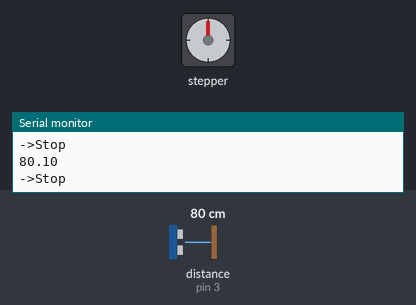
Bench run of a sketch on a simulated Arduino Uno, built with avr-gcc and run on an emulated ATmega328P. Parts: stepper motor, the last lines printed to the serial monitor. Wiring (inferred from the names in the program): ultrasonic range finder: trigger pin 2; echo pin 3. Inputs (shaded band) come from the test bench; at power-on: distance to the obstacle (sensor on pin 3) 80 cm. The echo pulse lasts 58.3 µs per cm; stepper angles assume 2048 steps per turn.

Above: at 1.3 s.
1.4 s: distance to the obstacle (sensor on pin 3) set to 33 cm
2.9 s: distance to the obstacle (sensor on pin 3) set to 27 cm
At 4.4 s:
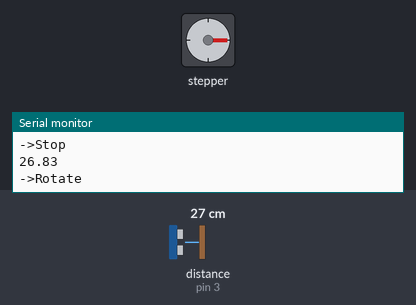
At 5.9 s:
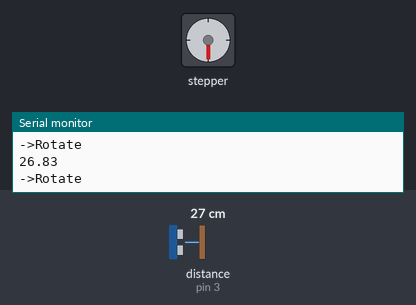
Timing chart, 0 to 14.9 s (numbered marks = the images above; inputs shaded):
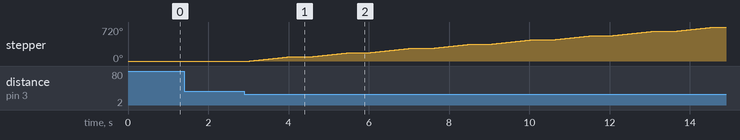

Measured:
- the behaviour switches between 31 and 30 cm on distance to the obstacle (sensor on pin 3) (found by bisection; images 0 and 1)
- after the input at 2.9 s, stepper: turns 90° clockwise in 1.0 s, repeating every 1.5 s

The sketch:

step_input_ultrasonic_sample.ino
```cpp
#define TRIG_PIN 2 // set digital pin ID
#define ECHO_PIN 3
#include <Stepper.h>
#define MOTOR_PIN1 5
#define MOTOR_PIN2 6
#define MOTOR_PIN3 7
#define MOTOR_PIN4 8
#define STEPS_PER_ROTATE_28BYJ48 2048 // 1回転に必要なステップ数. 360[deg] / 5.625[deg/step] / 2(相励磁) *64(gear比)
const float time_gain = 1.0/58; // gain for duration [us] to distance [cm]
float read_sensor(){
// trigger
digitalWrite(TRIG_PIN, HIGH);
delayMicroseconds(10); // 10 usec
digitalWrite(TRIG_PIN, LOW);
// measure the duration when echo is high
return time_gain*pulseIn(ECHO_PIN,HIGH);
}
const int StepsPerRotate = STEPS_PER_ROTATE_28BYJ48;
int rpm = 15; // 毎分の回転数(rpm) 1-15rpmでないと動かない
int Steps = 512; // モータに与えるステップ数(90度回転) 360deg : 90deg = 2048 : 512
// ライブラリとモータ配線の整合性を取り, C1, C2を入れ替える
Stepper myStepper(StepsPerRotate, MOTOR_PIN1, MOTOR_PIN3, MOTOR_PIN2, MOTOR_PIN4);
void setup() {
Serial.begin(9600); // シリアル通信の初期化
// ultrasonic sensor
pinMode(TRIG_PIN, OUTPUT);
pinMode(ECHO_PIN, INPUT);
myStepper.setSpeed(rpm); // rpmを設定
}
float distance;
void loop() {
// ステッピングモータを回転
distance = read_sensor();
Serial.println(distance);
if(distance < 30){
Serial.println("->Rotate");
myStepper.step(Steps);
} else {
Serial.println("->Stop");
}
delay(500);
}
```
